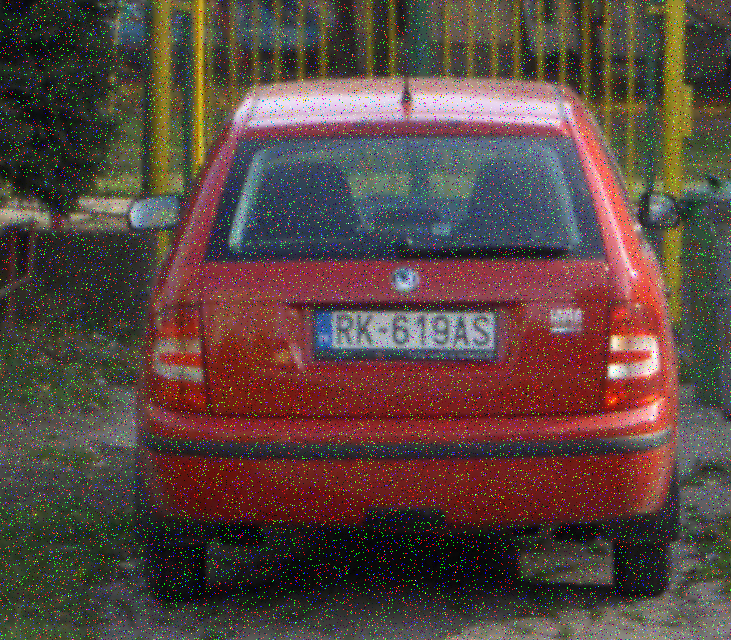
#> input picture I.png, 731 x 640 px
$ python TEST.py
#> lines starting #> are read from the running program, lines starting #| are printed output that depends on the picture; after the words box and inside, x2 and y2 are one past the last pixel; in counts of white or black regions, pixels touching at a corner belong together; long printed decimals are rounded
import cv2
import matplotlib.pyplot as plt
import numpy as np

def median_filter_salt_and_pepper(image, kernel_size):
  if kernel_size % 2 == 0:
    raise ValueError("Kernel size must be an odd integer.")

  # Apply median filter
  filtered_image = cv2.medianBlur(image, kernel_size)
  return filtered_image

# Görüntüyü yükle
original_img = cv2.imread('I.png')
#> original_img is the input picture: shape (640, 731, 3); mean B, G, R 64, 69.2, 88.9
original_img_rgb = cv2.cvtColor(original_img, cv2.COLOR_BGR2RGB)

original_img = median_filter_salt_and_pepper(original_img,5)
#> in median_filter_salt_and_pepper, `filtered_image = cv2.medianBlur(image, kernel_size)`:
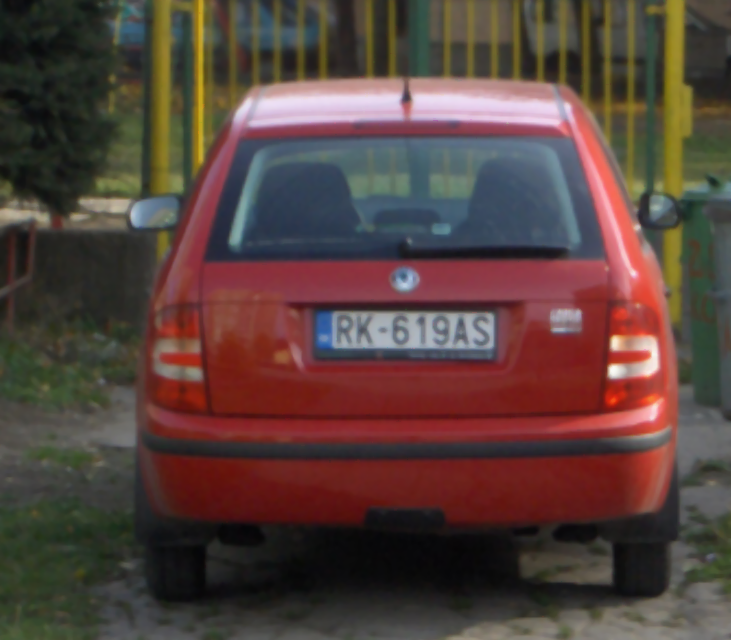
#> filtered_image: shape (640, 731, 3); mean B, G, R 60.6, 66, 86.9
filtered_image_rgb = cv2.cvtColor(original_img, cv2.COLOR_BGR2RGB)
if original_img is None:
    raise FileNotFoundError("'I.jpg' yüklenemedi.")

print("Image shape:", original_img.shape, "dtype:", original_img.dtype)
#| Image shape: (640, 731, 3) dtype: uint8

fig, axes = plt.subplots(1, 2, figsize=(10, 5))
axes[0].imshow(original_img_rgb)
axes[0].set_title('Orijinal Fotoğraf')
axes[0].axis('off')

axes[1].imshow(filtered_image_rgb)
axes[1].set_title('Medyan Filtreli Fotoğraf')
axes[1].axis('off')

plt.tight_layout()
plt.show()
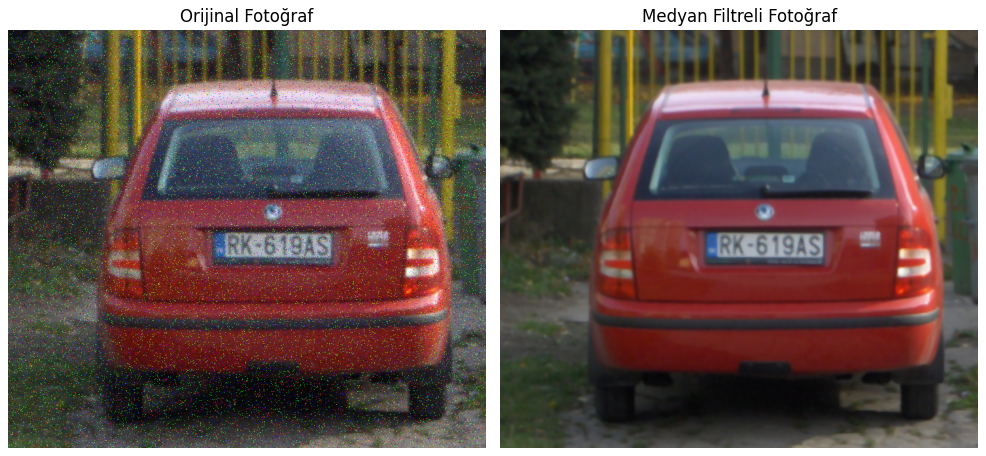
#> figure drawn by matplotlib, 2 panels

# Gri tonlama ve gürültü azaltma
gray = cv2.cvtColor(original_img, cv2.COLOR_BGR2GRAY)
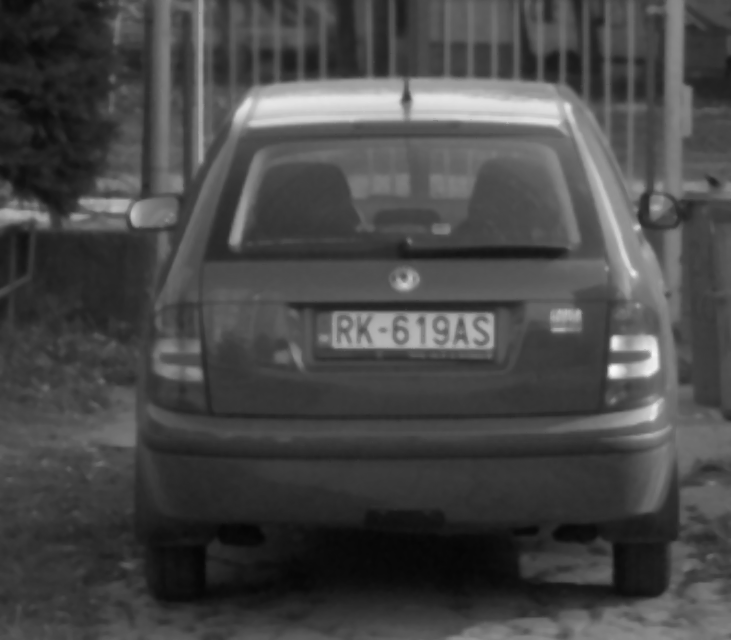
#> gray: shape (640, 731); min 5, max 249, mean 71.6
plt.imshow(gray,cmap='gray')
plt.title('Gri Tonlama ve Gürültü Azaltma')
plt.axis('off')
plt.show()

# Gauss
gauss = cv2.GaussianBlur(gray, (5, 5), 3)
plt.imshow(gauss, cmap='gray')
plt.title("Gauss")
plt.axis('off')
plt.show()

# Canny kenar tespiti
edges = cv2.Canny(gauss, 40, 80)
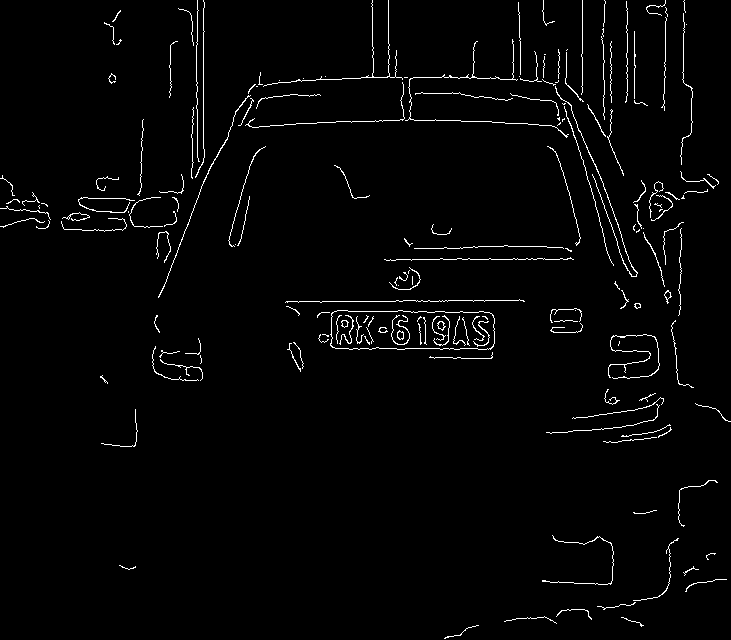
#> edges: shape (640, 731); 2.1% white in thin lines or dots

# Canny çıktısını görselleştir
plt.imshow(edges, cmap='gray')
plt.axis('off')
plt.show()

# Konturları bul
contours, _ = cv2.findContours(edges, cv2.RETR_EXTERNAL, cv2.CHAIN_APPROX_SIMPLE)
#> contours = 158 contours, 151 with area under 20; largest, box (x1, y1, x2, y2) and area: (330, 310, 495, 350) 5998, (158, 95, 251, 298) 42, (555, 86, 638, 277) 42, (664, 290, 672, 304) 40, (608, 334, 660, 379) 28, (405, 39, 569, 138) 28, (634, 303, 641, 309) 24
print("Tespit edilen kontur sayısı:", len(contours))
#| Tespit edilen kontur sayısı: 158

# Tüm konturları görselleştir
temp_img = original_img.copy()
plt.imshow(cv2.drawContours(gray, contours, -1, (0, 255, 0), 3), cmap="gray")
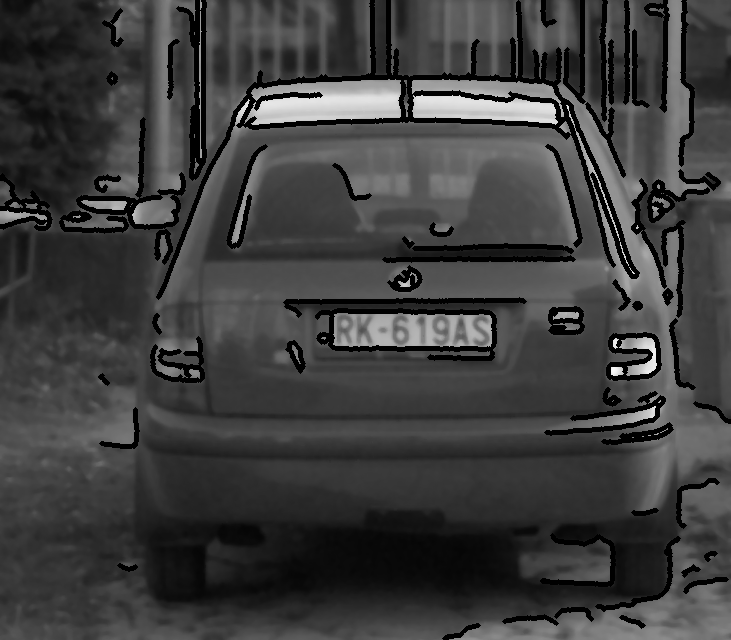
#> gray: shape (640, 731); 9.28% of pixels changed, all inside (x1, y1, x2, y2) = (0, 0, 731, 640)
plt.axis('off')
plt.show()

# Plaka adaylarını filtrele
plate_candidates = []
for contour in contours:
    x, y, w, h = cv2.boundingRect(contour)
    aspect_ratio = w / float(h)
    area = cv2.contourArea(contour)
    print(f"Alan: {area}, En-Boy Oranı: {aspect_ratio}")

    if (area > 500 and area < 100000) and (aspect_ratio > 1.5 and aspect_ratio < 6):
        plate_candidates.append(contour)

        # Kontur için maske
        mask = np.zeros_like(original_img)
        cv2.drawContours(mask, [contour], -1, (255, 255, 255), thickness=cv2.FILLED)

        # Gauss bulanıklığı uygula
        blurred = cv2.GaussianBlur(original_img, (25, 25), 30)

        # Bulanıklaştırılmış alanı yalnızca maskenin beyaz olduğu yerlerde birleştir
        original_img = np.where(mask == 255, blurred, original_img)
#> this loop made 158 passes
#> (x, y, w, h, aspect_ratio, area) on passes 33, 42, 45: (608, 334, 52, 45, 1.16, 28.5), (330, 310, 165, 40, 4.12, 5998), (634, 303, 7, 6, 1.17, 23.5)
#| Alan: 5.0, En-Boy Oranı: 2.5
#| Alan: 4.0, En-Boy Oranı: 2.3
#| Alan: 1.0, En-Boy Oranı: 6.625
#| Alan: 9.0, En-Boy Oranı: 3.273
#| Alan: 3.0, En-Boy Oranı: 4.875
#| Alan: 6.0, En-Boy Oranı: 3.231
#| Alan: 5.5, En-Boy Oranı: 1.6
#| Alan: 2.5, En-Boy Oranı: 3.4
#> (further printed lines are left out)
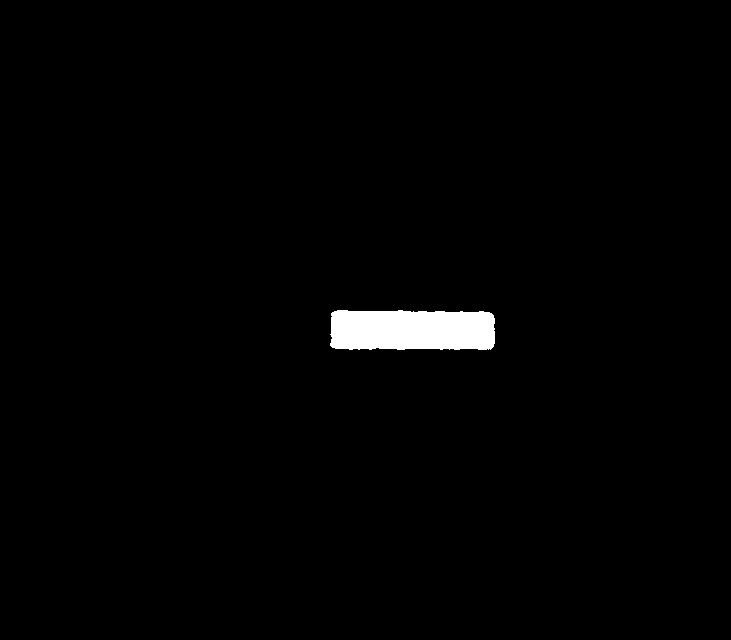
#> mask: shape (640, 731, 3); 1.3% white; 1 white region
#> after the loop, plate_candidates = 1 contour; box (x1, y1, x2, y2) and area: (330, 310, 495, 350) 5998


print("Plaka adayı sayısı:", len(plate_candidates))

# Sonuçları göster
original_img_rgb = cv2.cvtColor(original_img, cv2.COLOR_RGB2BGR)
plt.imshow(original_img_rgb)
plt.axis('off')
plt.show()
